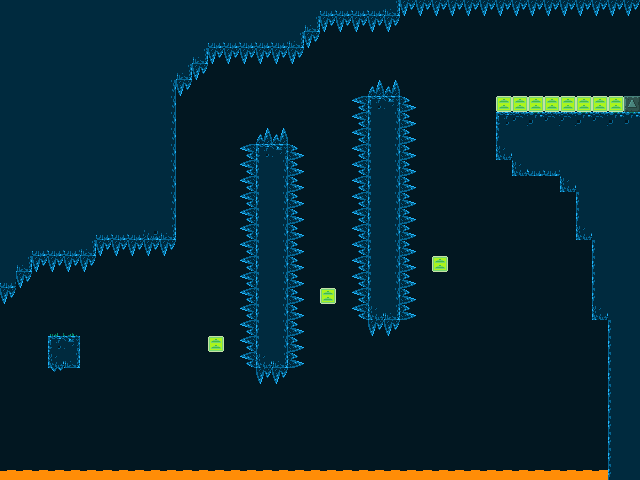

A 2D game scene composited from a Tiled map and its tileset images. What follows is a short description and the map's XML, with each tile layer's data collapsed to a summary:
An orthogonal 40x30 tile map with 16x16 px tiles, 6 tile layers (backgroundLayer, stageLayer, trapsLayer, fragileLayer, ...), 4 tilesets and 5 objects (3x secret, playerStart, portal).

<map version="1.0" orientation="orthogonal" renderorder="right-down" width="40" height="30" tilewidth="16" tileheight="16" nextobjectid="21">
 <tileset firstgid="1" name="stageTiles" tilewidth="16" tileheight="16" tilecount="60" columns="10">
  <image source="../assets/img/tiles.png" width="160" height="96" />
 </tileset>
 <tileset firstgid="61" name="playerTiles" tilewidth="16" tileheight="16" tilecount="16" columns="4">
  <image source="../assets/img/player.png" width="64" height="64" />
 </tileset>
 <tileset firstgid="77" name="itemsTiles" tilewidth="16" tileheight="16" tilecount="16" columns="4">
  <image source="../assets/img/items.png" width="64" height="64" />
 </tileset>
 <tileset firstgid="93" name="secret" tilewidth="16" tileheight="16" tilecount="6" columns="6">
  <image source="../assets/img/secret.png" width="96" height="16" />
 </tileset>
 <layer name="backgroundLayer" width="40" height="30">
  <data>[1200 cells, 1200 non-empty, 5 distinct tile ids]</data>
 </layer>
 <objectgroup name="objectsLayer">
  <object id="1" name="Player" type="playerStart" gid="66" x="64" y="333" width="16" height="16" />
  <object id="8" name="Portal" type="portal" gid="79" x="624" y="95" width="16" height="16">
   <properties>
    <property name="animated" type="bool" value="true" />
    <property name="sprite" value="portal" />
    <property name="targetTilemap" value="5" />
   </properties>
  </object>
  <object id="14" name="Secret" type="secret" gid="93" x="432" y="255" width="16" height="16">
   <properties>
    <property name="animated" type="bool" value="true" />
    <property name="sprite" value="secret" />
   </properties>
  </object>
  <object id="19" name="Secret" type="secret" gid="93" x="320" y="287" width="16" height="16">
   <properties>
    <property name="animated" type="bool" value="true" />
    <property name="sprite" value="secret" />
   </properties>
  </object>
  <object id="20" name="Secret" type="secret" gid="93" x="208" y="335" width="16" height="16">
   <properties>
    <property name="animated" type="bool" value="true" />
    <property name="sprite" value="secret" />
   </properties>
  </object>
 </objectgroup>
 <layer name="stageLayer" width="40" height="30">
  <data>[1200 cells, 128 non-empty, 11 distinct tile ids]</data>
 </layer>
 <layer name="trapsLayer" width="40" height="30">
  <data>[1200 cells, 142 non-empty, 5 distinct tile ids]</data>
 </layer>
 <layer name="fragileLayer" width="40" height="30">
  <data>[1200 cells, 0 non-empty, 0 distinct tile ids]</data>
 </layer>
 <layer name="drillLayer" width="40" height="30">
  <data>[1200 cells, 0 non-empty, 0 distinct tile ids]</data>
 </layer>
 <layer name="springLayer" width="40" height="30">
  <data>[1200 cells, 11 non-empty, 1 distinct tile ids]</data>
 </layer>
</map>
